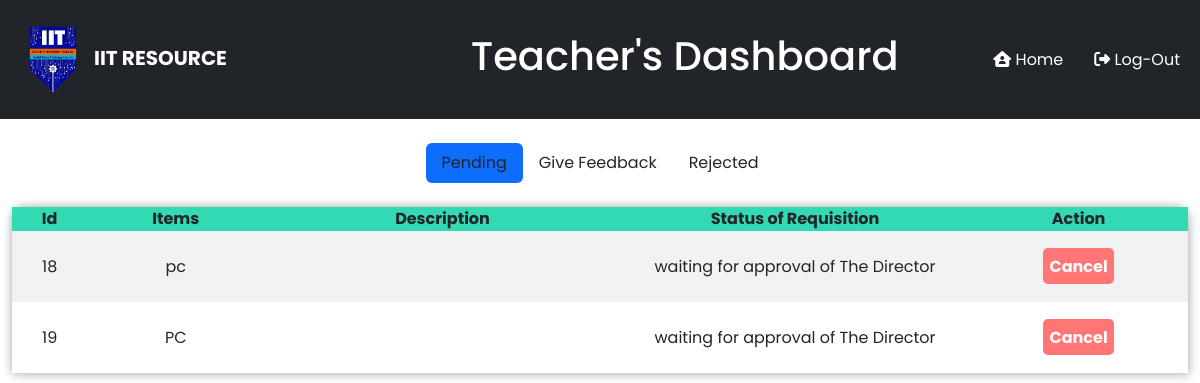
The page /YourRequisition.php (signed in) on the database its author committed.
### tables this page shows
CREATE TABLE `requisition` (
  `id` int(10) UNSIGNED NOT NULL,
  `TeacherName` varchar(255) DEFAULT NULL,
  `ItemName` varchar(255) DEFAULT NULL,
  `Description` varchar(1000) DEFAULT NULL,
  `RequisitionStatus` varchar(1000) DEFAULT NULL,
  `date_of_commencement` timestamp NOT NULL DEFAULT current_timestamp() ON UPDATE current_timestamp()
);

### YourRequisition.php (the view, shortened to what this page needs)
<!DOCTYPE html>
<html lang="en">
<head>
<link href="https://cdn.jsdelivr.net/npm/bootstrap@5.2.0/dist/css/bootstrap.min.css" rel="stylesheet">
<link rel="stylesheet" href="ManageFiles.css">
</head>
<body>
 <nav class="navbar navbar-expand-lg bg-dark">
    <div class="container-fluid">
      <a class="navbar-brand" href="TeacherPage.php"><img src="./img/logo.png" width="50px" alt="logo"><span class="navbar-brand mr-2">IIT RESOURCE</span></a>
      <h1>Teacher's Dashboard</h1>
      <div class="collapse navbar-collapse" id="navbarNav">
        <ul class="navbar-nav ms-auto">
          <li class="nav-item">
            <a class="nav-link" aria-current="page" href="TeacherPage.php" style="margin-right: 15px;"><i class="fa-solid fa-house-user"></i> Home</a>
          </li>
          <li class="nav-item">
            <a class="nav-link" href="logout.php"><i class="fa-solid fa-right-from-bracket"></i> Log-Out</a>
          </li>
        </ul>
      </div>
    </div>
  </nav>
   <br>
              <div class="mb-3">
                <div class="toggolable">
                  <ul class="nav nav-pills justify-content-center">
                    <li class="nav-item"><a data-bs-toggle="pill" class="nav-link active text-dark" href="#pending">Pending</a></li>
                    <li class="nav-item"><a data-bs-toggle="pill" class="nav-link text-dark" href="#giveFeedback">Give Feedback</a></li>
                    <li class="nav-item"><a data-bs-toggle="pill" class="nav-link text-dark" href="#rejected">Rejected</a></li>
                  </ul><br>
                  <div class="tab-content center">
                    <div id="pending" class="tab-pane active">
                  <table>
                  <tr>
                    <th>Id</th>
                    <th>Items</th>
                    <th>Description</th>
                    <th>Status of Requisition</th>
                    <th>Action</th>
                  </tr>
                <?php
                include('DatabaseConnection.php');
                $name=$_SESSION['name'];
                $sql= "select * from requisition where TeacherName= '$name' and RequisitionStatus !='rejected'";
                $fetchRequisition= mysqli_query($conn,$sql);
                    while($row= mysqli_fetch_assoc($fetchRequisition))
                    {
                      $id=$row['id'];
                      $ItemName=$row['ItemName'];
                      $Description= $row['description'];
                      $RequisitionStatus=$row['RequisitionStatus'];
                ?>
                              <tr>
                                  <td><?php echo $id; ?></td>
                                  <td><?php echo $ItemName; ?></td>
                                  <td><?php echo $Description; ?></td>
                                  <td><?php echo $RequisitionStatus; ?></td>
                                  <td>
                                  <a href="cancelRequisition.php?cancelRequisition=<?php echo $id; ?>" class="delete-button">Cancel</a>
                                  </td>
                              </tr>
                <?php
                    }
                    ?>
                    </table>
                    </div>
                  </div>
                </div>
              </div>

### ManageFiles.css (style rules this page uses)
* { font-family: 'Poppins', sans-serif; }
* { margin: 0; padding: 0; }
h1 { margin-left: 16%; padding: 2%; color: #ffff; }
body { margin: 0px; padding: 0px; display: flex; flex-direction: column; height: 100vh; }
.center { text-align: center; width: 100%; }
.delete-button { background-color: #ff7675; padding: 4%; color: white; text-decoration: none; font-weight: bold; border-radius: 5px; }
table { border-collapse: collapse; margin-left: 1%; text-align: center; border-radius: 12px 12px 0 0; width: 98%; box-shadow: 2px 2px 12px rgba(0, 0, 0, 0.2), -1px -1px 8px rgba(0, 0, 0, 0.2); }
tr { transition: all .2s ease-in; cursor: pointer; }
th { background: #33d9b2; }
td { width: 20px; text-align: center; padding: 2%; }
tr:nth-child(even) { background-color: #f2f2f2; }
.navbar-brand { font-weight: bold; color: #ffffff; margin-left: 1rem; }
.nav-link { color: #ffffff; }
span { pointer-events: none; }

### rows shown on the page
requisition: id "18", ItemName "pc", RequisitionStatus "waiting for approval of The Director"
requisition: id "19", ItemName "PC", RequisitionStatus "waiting for approval of The Director"
